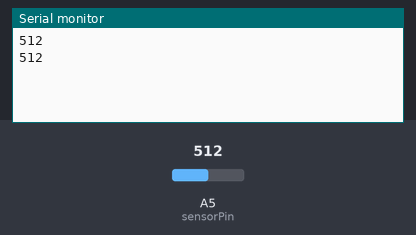
A sketch run on a simulated Arduino Uno, built with avr-gcc and run on an emulated ATmega328P. Shown: the last lines printed to the serial monitor. The inputs (shaded band) are chosen by the test bench; at power-on: A5 (sensorPin) = 512.

Above: at 1.8 s.
1.9 s: A5 (sensorPin) set to 716
At 2.4 s:
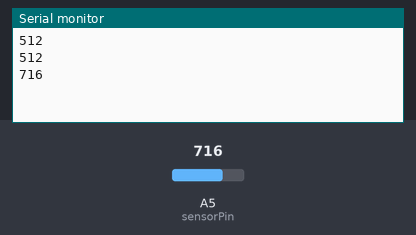
3.4 s: A5 (sensorPin) set to 900
At 4.8 s:
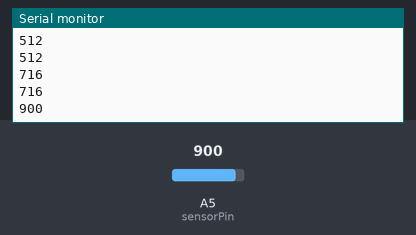
Timing chart, 0 to 6.4 s (numbered marks = the images above; inputs shaded):
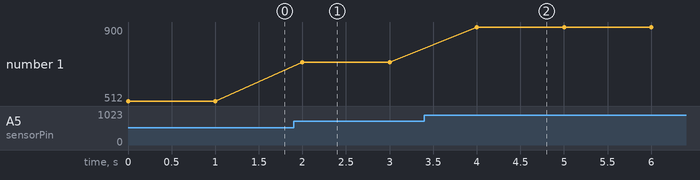

The sketch:

Thermometer.ino
```cpp
int sensorPin = A5; // select the input pin for the potentiometer

void setup() {
 Serial.begin(9600);
}

void loop() {
 int readVal = analogRead(sensorPin);

 Serial.println(readVal);  // display tempature

 delay(1000);
}
```

Measured:
- after the input at 1.9 s, the serial monitor: prints a new line after 0.10 s (image 1)
- after the input at 3.4 s, the serial monitor: prints a new line after 0.60 s (image 2)
- plotted number 1: 512 → 716 after the input at 1.9 s, 716 → 900 after the input at 3.4 s
